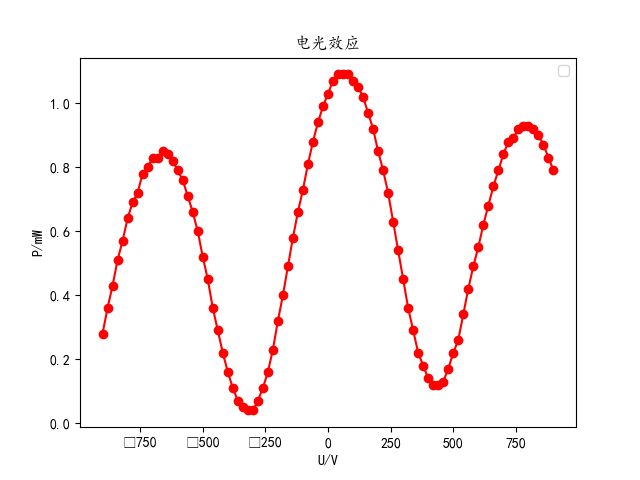

Python code for this plot:
try: # check if they were installed
    import matplotlib.pyplot as plt
    import matplotlib
    import numpy as np
except Exception:
    import os
    os.system('pip install matplotlib; pip install numpy')
    import matplotlib.pyplot as plt
    import matplotlib
    import numpy as np


matplotlib.rcParams['font.sans-serif'] = ['KaiTi'] # 让这玩意能正常显示中文
matplotlib.rcParams['font.serif'] = ['KaiTi']

def main():
    datas = {
        "U":[
            np.array(range(-900,900+1,20)),
        ], #K
        "P":[
            np.array([
                0.28,0.36,0.43,0.51,0.57,0.64,0.69,0.72,0.78,0.80,0.83,0.83,0.85,0.84,0.82,
                0.79,0.76,0.71,0.66,0.60,0.52,0.45,0.36,0.29,0.22,0.16,0.11,0.07,0.05,0.04,
                0.04,0.07,0.11,0.16,0.23,0.32,0.40,0.49,0.58,0.66,0.73,0.81,0.88,0.94,0.99,
                1.03,1.07,1.09,1.09,1.09,1.07,1.05,1.02,0.97,0.92,0.85,0.79,0.72,0.63,0.54,
                0.45,0.36,0.29,0.22,0.18,0.14,0.12,0.12,0.13,0.17,0.22,0.26,0.34,0.42,0.49,
                0.55,0.62,0.68,0.74,0.79,0.84,0.88,0.89,0.92,0.93,0.93,0.92,0.90,0.87,0.83,
                0.79,
            ]),
        ], #K
    },
    plt.plot(datas[0]['U'][0],datas[0]['P'][0],'ro-',)
    plt.title('电光效应')
    plt.xlabel('U/V')
    plt.ylabel('P/mW')
    plt.legend()
    plt.show()
    plt.savefig('./fuck_picture.png')

if __name__ == '__main__':
    main()